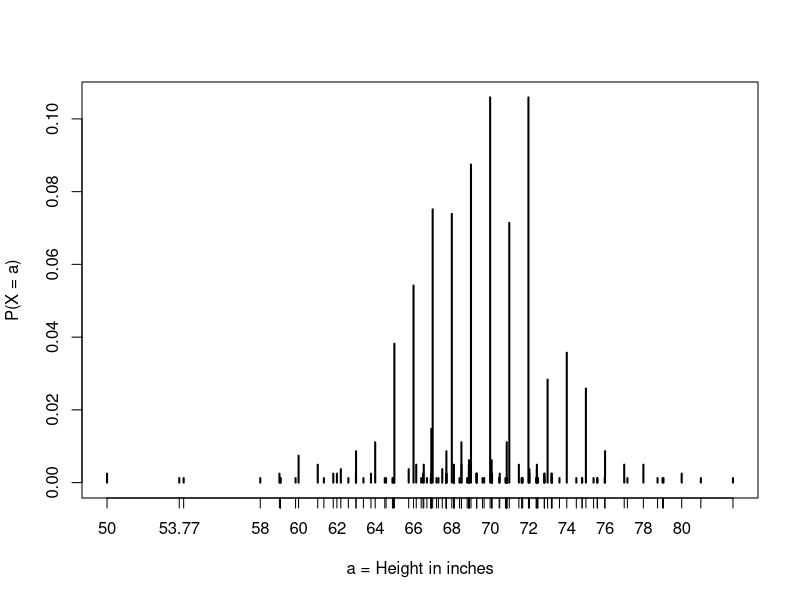
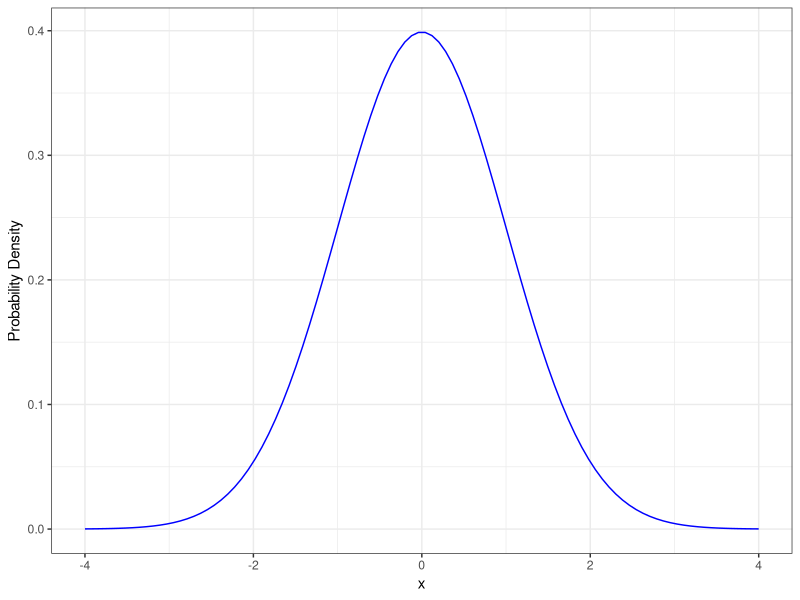
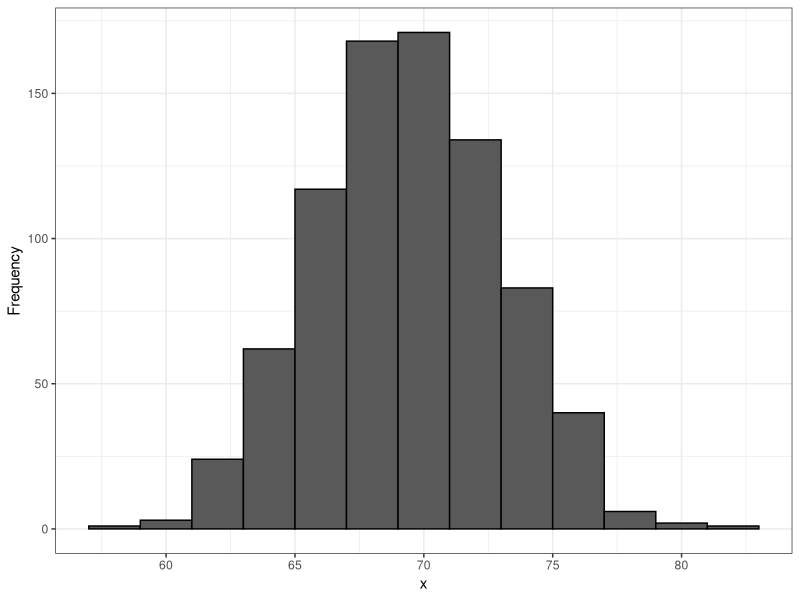
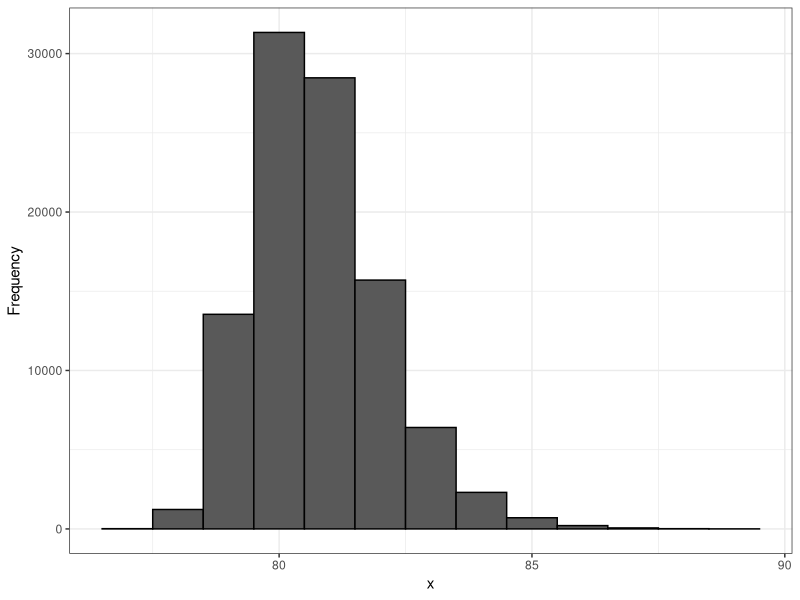

Write the R code that produced these figures, in order.
library(tidyverse)
library(dslabs)

# Continuous Probability ====

# Operates on intervals than single values
# Empirical Cumulative Distribution Function eCDF

data("heights")
head(heights)

male_heights <- heights %>%  
  filter(sex == "Male") %>% 
  pull(height)

f <- function(a) mean(male_heights <= a) # eCDF

# If I pick one of the male students at random, what is the chance
# that he is taller than 70 inches?

1 - f(70.5)

# The cumulative distribution function defines a probability distribution
# for picking a height at random from our vector of male heights.

# Theoretical Distribution ====

# CDF for the normal distribution

pnorm(q = 70.5, 
      mean = mean(male_heights), 
      sd = sd(male_heights), 
      lower.tail = F)

plot(prop.table(table(male_heights)), 
     xlab = "a = Height in inches", 
     ylab = "P(X = a)")

limits <- list(a = c(68.5, 67.5), 
               b = c(69.5, 68.5), 
               c = c(70.5, 69.5))

Fun_Diff <- function(i) {
  mean(male_heights <= limits[[i]][1]) - mean(male_heights <= limits[[i]][2])
}

map_dbl(.x = 1:3, .f = Fun_Diff)

Fun_Diff_2 <- function(i) {
  pnorm(limits[[i]][1], mean = mean(male_heights), sd = sd(male_heights)) - 
  pnorm(limits[[i]][2], mean = mean(male_heights), sd = sd(male_heights))
}

map_dbl(.x = 1:3, .f = Fun_Diff_2)

# 
# Probability Density ====

# For continuous distributions, the probability of a single values is not defined.

pnorm(q = 76, # CDF
      mean = mean(male_heights), 
      sd = sd(male_heights), 
      lower.tail = T)


dnorm(x = 76, # PDF
      mean = mean(male_heights), 
      sd = sd(male_heights))

# Plotting de PDF, probability density function

x <- seq(-4, 4, length = 100)
data.frame(x, f = dnorm(x)) |> 
  ggplot(mapping = aes(x = x, 
                       y = f)) +
    geom_line(col = "blue") + 
    labs(y = "Probability Density") +
    theme_bw()

# Monte Carlo Simulation ====

# Monte Carlo simulation using normally distributed variables.
# Using rnorm() function.

avg <- mean(male_heights)
sd <- sd(male_heights)
n <- length(male_heights)

simulated_heights <- rnorm(n, avg, sd)

data.frame(x = simulated_heights) |> 
  ggplot(aes(x = x)) +
    geom_histogram(color = "black", 
                   binwidth = 2) +
    labs(y = "Frequency") + 
    theme_bw()

# How rare is that the tallest person is a seven footer?

tallest <- replicate(10^5, {
  simulated_data <- rnorm(n = 800, 
                          mean = avg, 
                          sd = sd)
  max(simulated_data)
})

data.frame(x = tallest) %>% 
  ggplot(aes(x = x)) + 
    geom_histogram(color = "black", 
                   binwidth = 1) + 
    labs(y = "Frequency") + 
    theme_bw()

mean(tallest >= 7*12)
